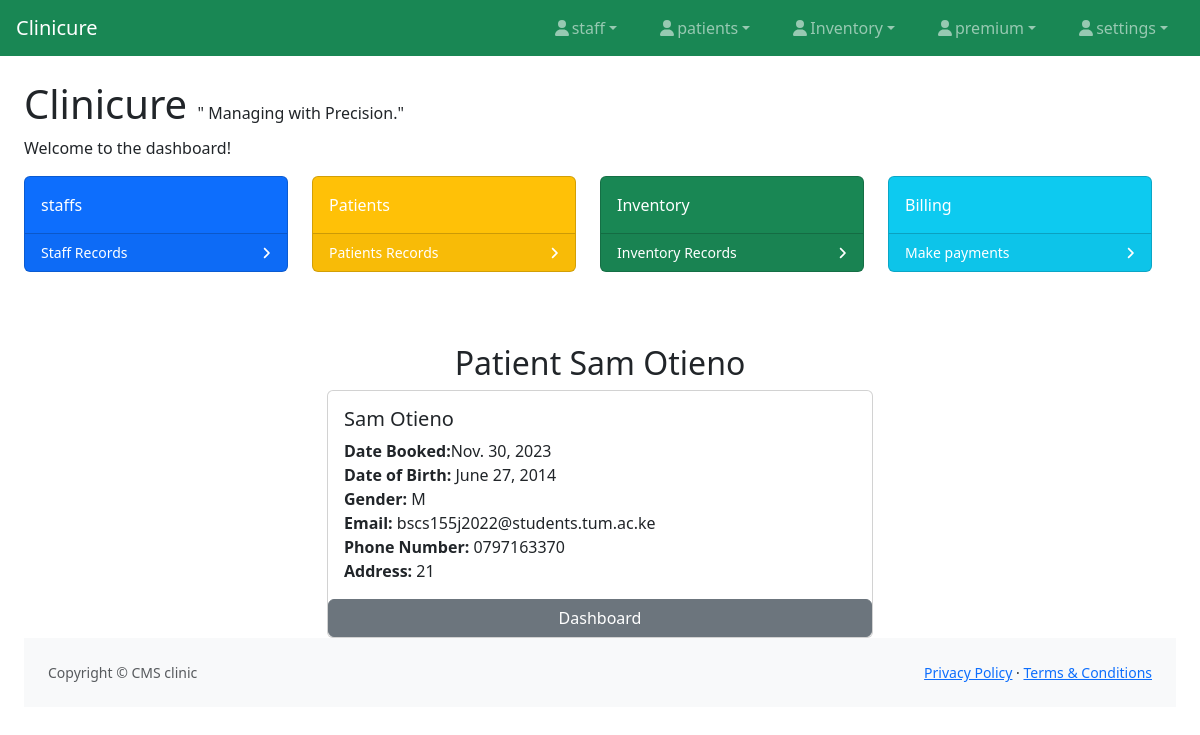
The page /viewmore/6/ on the database as committed earlier.
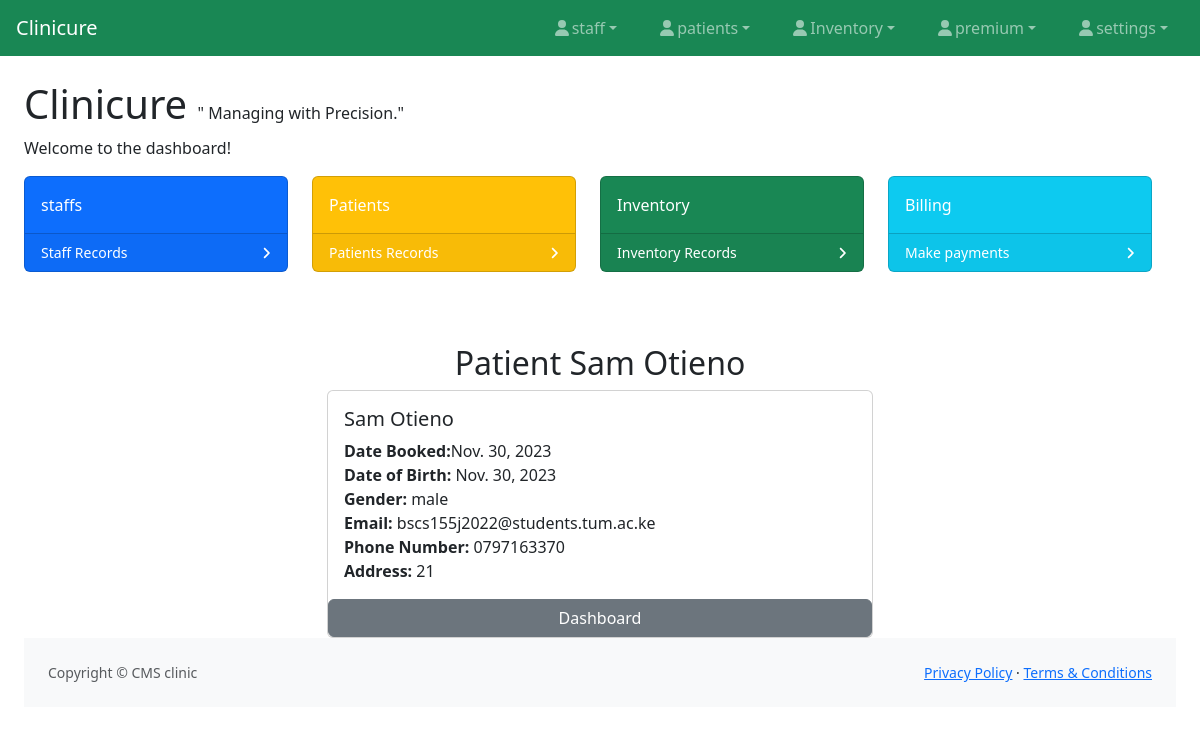
The same page on the database as committed later.
### patients/models.py (models this page shows, shortened)
class patients(models.Model):
    GENDER_CHOICES = [
        ('M', 'Male'),
        ('F', 'Female'),
        ('O', 'Other'),
    ]
    date_added = models.DateField(auto_now=True)
    staffs = models.ForeignKey(staffs, on_delete=models.CASCADE, null=True)
    first_name = models.CharField(max_length=100)
    last_name = models.CharField(max_length=100)
    date_of_birth = models.DateField()
    gender = models.CharField(max_length=1, choices=GENDER_CHOICES)
    email = models.EmailField(blank=True, null=True)
    phone_number = models.CharField(max_length=15, blank=True, null=True)
    address = models.TextField(blank=True, null=True)

### patients/views.py (the view)
# urls.py: path('viewmore/<int:id>/',views.detailed_patient, name="detailed_patient"),
def detailed_patient(request, id):
    view = get_object_or_404(patients, id=id)
    context = {
        'patient': view,
    }
    return render(request, 'patient_detailed.html', context)

### patients/templates/patient_detailed.html (shortened to what this page needs)
{% extends 'base.html' %}
{% block body %}
    <div class="container mt-5">
        <h2 class="text-center">Patient {{ patient.first_name }} {{ patient.last_name }}</h2>
        <div class="row">
            <div class="col-md-6 offset-md-3">
                <div class="card">
                    <div class="card-body">
                        <h5 class="card-title">{{ patient.first_name }} {{ patient.last_name }}</h5>
                        <p class="card-text">
                            <strong>Date Booked:</strong>{{ patient.date_added }} <br>
                            <strong>Date of Birth:</strong> {{ patient.date_of_birth }}<br>
                            <strong>Gender:</strong> {{ patient.gender }}<br>
                            <strong>Email:</strong> {{ patient.email }}<br>
                            <strong>Phone Number:</strong> {{ patient.phone_number }}<br>
                            <strong>Address:</strong> {{ patient.address }}<br>
                                                   </p>
                    </div>
                      <a href="{% url 'patients:view_patients' %}" class="btn btn-secondary">Dashboard</a>
                </div>
            </div>
        </div>
    </div>
{% endblock %}

Rows that differ between the two databases and show on the page:
changed patients "Sam": date_of_birth "June 27, 2014" → "Nov. 30, 2023"; gender "M" → "male"
